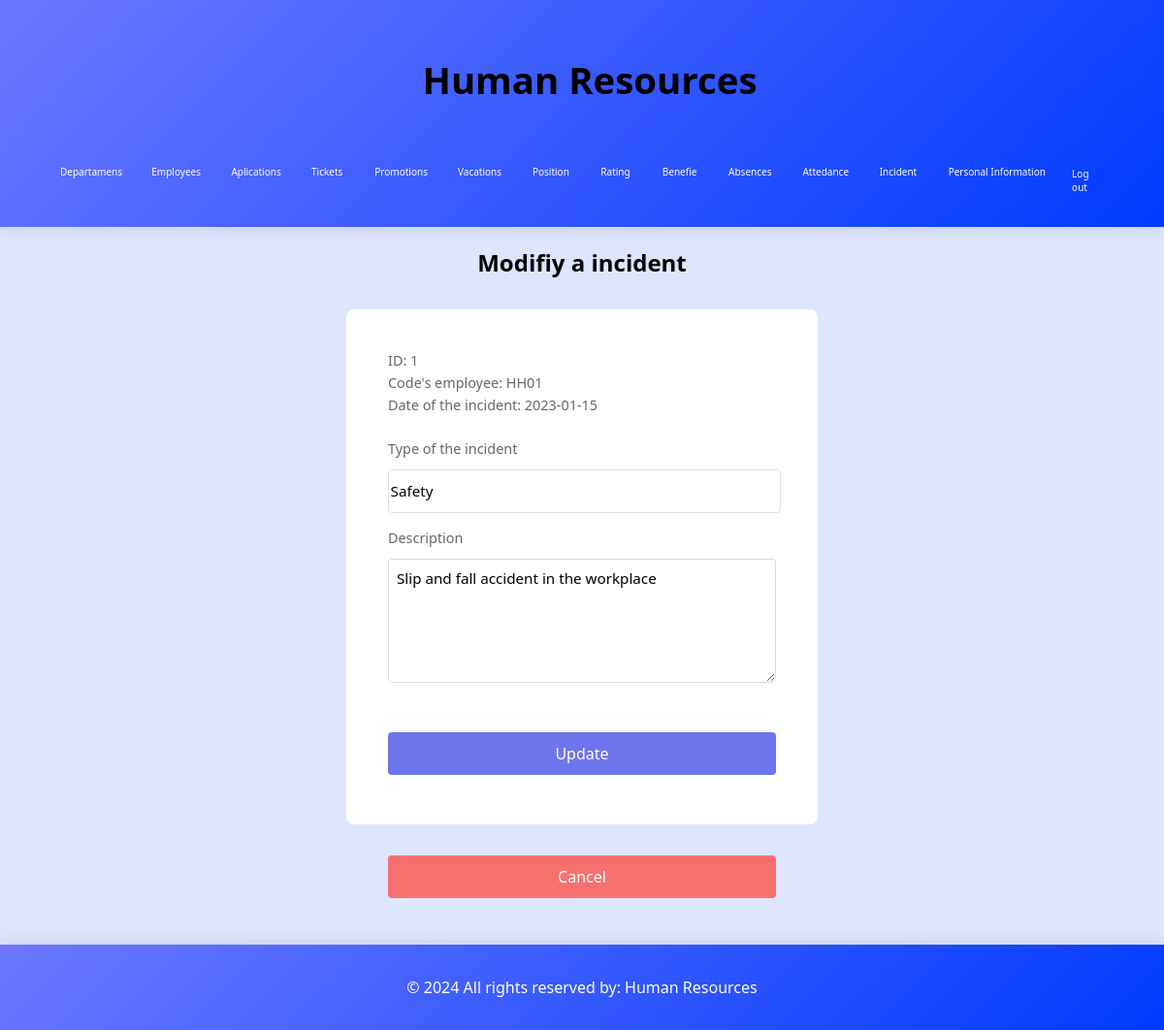
The page /Human_Resources/modifyIncident.php?id=1 (signed in) on the database its author committed.
### tables this page shows
create table incident(
    id int primary key auto_increment,
    incidentType varchar(40) not null,
    incidentDate date not null,
    description varchar(60) not null,
    employee varchar(5) not null,
    index idx_incident(incidentDate),

    foreign key(employee) references employee(code)
);

### admin/functionsAdmin.php (called while the page is built, shortened)
<?php
require("../includes/config/MySQL_ConexionDB.php");
function showIncidentsID($id){
    global $db_con;
    $incidents = [];
    try {
        $query = "SELECT * FROM incident WHERE id = :id";
        $stm = $db_con->prepare($query);
        $stm->bindParam(':id', $id, PDO::PARAM_INT);
        $stm->execute();
        while ($row = $stm->fetch(PDO::FETCH_ASSOC)) {
            $incidents[] = $row;
        }
    } catch (PDOException $e) {
        exit("Error en la consulta: " . $e->getMessage());
    }
    return $incidents;
}
?>

### Human_Resources/modifyIncident.php (the view, shortened to what this page needs)
<?php
include "../includes/headerHR.php";
require_once "../includes/config/MySQL_ConexionDB.php";
include "../admin/functionsAdmin.php";
require_once "../functions.php";
$id = $_GET["id"];
$incidents = showIncidentsID($id);
foreach($incidents as $row){
    $row['id'];
    $row['incidentType'];
    $row['incidentDate'];
    $row['description'];
    $row['employee'];
}
?>
<section>
    <h2>Modifiy a incident</h2>
    <form action="updateIncident.php" class="formPage" method="post">
        <fieldset>
            <div>
                <label for="id" >ID: <?php echo $row['id']?></label>
            </div>
            <div>
                <label for="employee" >Code's employee: <?php echo $row['employee']?></label>
            </div>
            <div>
                <label for="dateIncident">Date of the incident: <?php echo $row['incidentDate']?></label>
            </div>
            <br>
            <div>
                <label for="type">Type of the incident</label>
                <input type="text" id="type" name="type" placeholder="Write the type of the incident" value="<?php echo $row['incidentType']?>" required>
            </div>
            <div>
                <label for="description">Description</label>
                <textarea name="description" id="description" required placeholder="Write the description"><?php echo $row['description']?></textarea>
            </div>
            <br>
            <div>
                <button type="submit" name="btnReport">Update</button>
            </div>
        </fieldset>
    </form>
    <center>
    <a href="complaints.php"><button class="buttonCancel">Cancel</button></a>
    </center>
</section>
<?php include "../includes/footer.php" ?>

### css/estilosdeLeon.css (style rules this page uses)
:root { --font-main: 'Segoe UI', sans-serif; --white: #ffffff; --black: #000000; --little_blue: #dee6ff; --little_gray: #efefef; --blue: #6c78ff; --blue_little: #ebf9ff; --dark_blue: #003afe; --very_green: #4dfe00; --green: #1ce42b; --purple: #003afe; --rojo: #ff4c4c; --rojo_hover: #ff6666; }
body { background-color: var(--little_blue); display: grid; min-height: 100vh; position: relative; grid-template-rows: auto 1fr auto; margin: 0; }
::placeholder { color: black; font-size: 1rem; font-family: Impact, Haettenschweiler, 'Arial Narrow Bold', sans-serif; opacity: .70; }
.formPage { text-align: left; margin: 2rem auto; max-width: 25rem; background-color: white; height: auto; padding: 2.5rem; border-radius: 8px; box-shadow: none; border: 3px solid #00c85300; }
.formPage input { margin: 0.5rem 0 1rem 0; width: 100%; height: 2.5rem; font-size: 0.95rem; font-family: inherit; border: 1px solid #e0e0e0; border-radius: 4px; padding: 0.1rem; transition: border-color 0.2s ease; background-color: white; }
.formPage label { text-align: left; font-family: inherit; display: block; margin-bottom: 0.25rem; font-weight: normal; color: #666; font-size: 0.9rem; }
.formPage textarea { width: 100%; min-height: 8rem; padding: 0.5rem; font-size: 0.95rem; line-height: 1.5; border: 1px solid #dadada; border-radius: 4px; resize: vertical; box-sizing: border-box; margin: 0.5rem 0 1rem 0; font-family: inherit; }
.formPage button { background-color: #6d75ec; font-size: 1rem; font-family: inherit; border: none; margin: 0.5rem 0; border-radius: 4px; width: 100%; height: 2.75rem; color: white; cursor: pointer; transition: background-color 0.2s ease; box-shadow: none; font-weight: 500; }
.buttonCancel { text-align: center; background-color: #f77070 ; font-size: 1rem; font-family: inherit; border: none; margin: 0 auto; border-radius: 4px; width: 25rem; height: 2.75rem; color: white; cursor: pointer; transition: background-color 0.2s ease; box-shadow: none; font-weight: 500; }
.formPage fieldset { border: none; padding: 0; margin: 0; }
label { font-weight: bold; color: #333; }
html { height: 100%; font-family: var(--font-main); }
h2 { text-align: center; font-family: var(--font-main); }
::placeholder { font-family: var(--font-main); font-size: 1rem; opacity: .70; }
.formPage { font-family: var(--font-main); }
.formPage input { font-family: var(--font-main); }
.formPage label { font-family: var(--font-main); }
.formPage textarea { font-family: var(--font-main); }
.formPage button { font-family: var(--font-main); }

### rows shown on the page
incident: id "1", employee "HH01", incidentDate "2023-01-15", type "Safety", description "Slip and fall accident in the workplace"
